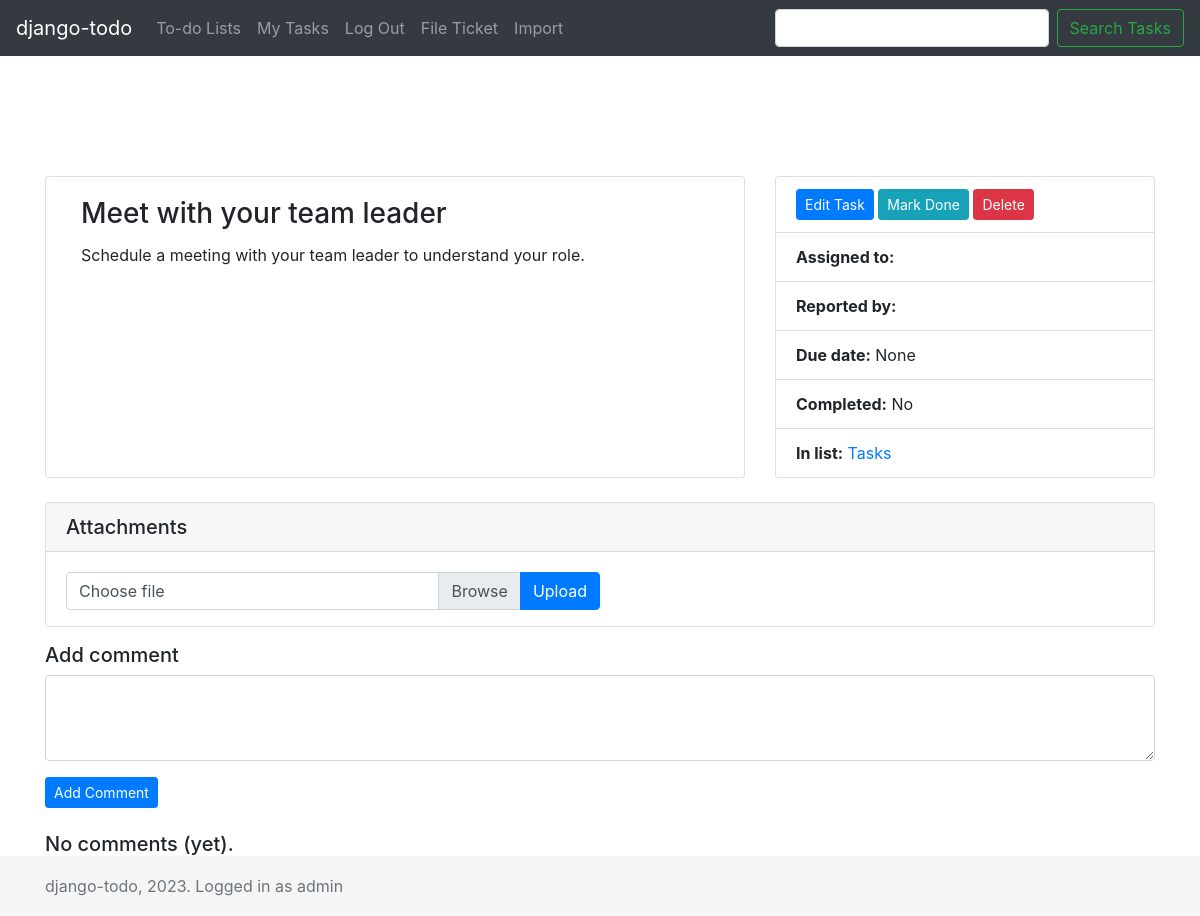
Page /todo/task/5/ (signed in) on the committed database.
### todo/models.py (models this page shows, shortened)
class Task(models.Model):
    title = models.CharField(max_length=140)
    task_list = models.ForeignKey(TaskList, on_delete=models.CASCADE, null=True)
    created_date = models.DateField(default=timezone.now, blank=True, null=True)
    due_date = models.DateField(blank=True, null=True)
    completed = models.BooleanField(default=False)
    completed_date = models.DateField(blank=True, null=True)
    created_by = models.ForeignKey(
        settings.AUTH_USER_MODEL,
        null=True,
        blank=True,
        related_name="todo_created_by",
        on_delete=models.CASCADE,
    )
    assigned_to = models.ForeignKey(
        settings.AUTH_USER_MODEL,
        blank=True,
        null=True,
        related_name="todo_assigned_to",
        on_delete=models.CASCADE,
    )
    note = models.TextField(blank=True, null=True)
    priority = models.PositiveIntegerField(blank=True, null=True)
    def __str__(self):
        return self.title
    class Meta:
        ordering = ["priority", "created_date"]

class TaskList(models.Model):
    name = models.CharField(max_length=60)
    slug = models.SlugField(default="")
    group = models.ForeignKey(Group, on_delete=models.CASCADE)
    def __str__(self):
        return self.name
    class Meta:
        ordering = ["name"]
        verbose_name_plural = "Task Lists"
        unique_together = ("group", "slug")

### todo/views/task_detail.py (the view, shortened to what this page needs)
# urls.py: path("task/<int:task_id>/", views.task_detail, name="task_detail"),
@login_required
def task_detail(request, task_id: int) -> HttpResponse:
    task = get_object_or_404(Task, pk=task_id)
    comment_list = Comment.objects.filter(task=task_id).order_by("-date")
    if not user_can_read_task(task, request.user):
        raise PermissionDenied
    if not HAS_TASK_MERGE:
        merge_form = None
    else:
        class MergeForm(forms.Form):
            merge_target = forms.ModelChoiceField(
                queryset=Task.objects.all(),
                widget=autocomplete.ModelSelect2(
                    url=reverse("todo:task_autocomplete", kwargs={"task_id": task_id})
                ),
            )
        if not request.POST.get("merge_task_into"):
            merge_form = MergeForm()
    handle_add_comment(request, task)
    if not request.POST.get("add_edit_task"):
        form = AddEditTaskForm(request.user, instance=task, initial={"task_list": task.task_list})
    if request.POST.get("toggle_done"):
        results_changed = toggle_task_completed(task.id)
        if results_changed:
            messages.success(request, f"Changed completion status for task {task.id}")
        return redirect("todo:task_detail", task_id=task.id)
    if task.due_date:
        thedate = task.due_date
    else:
        thedate = datetime.datetime.now()
    context = {
        "task": task,
        "comment_list": comment_list,
        "form": form,
        "merge_form": merge_form,
        "thedate": thedate,
        "comment_classes": defaults("TODO_COMMENT_CLASSES"),
        "attachments_enabled": defaults("TODO_ALLOW_FILE_ATTACHMENTS"),
    }
    return render(request, "todo/task_detail.html", context)

### todo/forms.py (shortened to what this page needs)
class AddEditTaskForm(ModelForm):
    def __init__(self, user, *args, **kwargs):
        super().__init__(*args, **kwargs)
        task_list = kwargs.get("initial").get("task_list")
        members = task_list.group.user_set.all()
        self.fields["assigned_to"].queryset = members
        self.fields["assigned_to"].label_from_instance = lambda obj: "%s (%s)" % (
            obj.get_full_name(),
            obj.username,
        )
        self.fields["assigned_to"].widget.attrs = {
            "id": "id_assigned_to",
            "class": "custom-select mb-3",
            "name": "assigned_to",
        }
        self.fields["task_list"].value = kwargs["initial"]["task_list"].id
    due_date = forms.DateField(widget=forms.DateInput(attrs={"type": "date"}), required=False)
    title = forms.CharField(widget=forms.widgets.TextInput())
    note = forms.CharField(widget=forms.Textarea(), required=False)
    completed = forms.BooleanField(required=False)
    class Meta:
        model = Task
        exclude = []

### todo/views/task_detail.py
        class MergeForm(forms.Form):
            merge_target = forms.ModelChoiceField(
                queryset=Task.objects.all(),
                widget=autocomplete.ModelSelect2(
                    url=reverse("todo:task_autocomplete", kwargs={"task_id": task_id})
                ),
            )

### todo/defaults.py (called while the page is built)
def defaults(key: str):
    if hasattr(settings, key):
        val = getattr(settings, key)
    else:
        val = hash.get(key)
    return val

### todo/utils.py (called while the page is built)
def user_can_read_task(task, user):
    return task.task_list.group in user.groups.all() or user.is_superuser

### todo/views/task_detail.py (called while the page is built, shortened)
def handle_add_comment(request, task):
    if not request.POST.get("add_comment"):
        return

### todo/templates/todo/task_detail.html (shortened to what this page needs)
{% extends "todo/base.html" %}
{% block content %}
  <div class="card-deck">
    <div class="card col-sm-8">
      <div class="card-body">
        <h3 class="card-title">{{ task.title }}</h3>
        {% if task.note %}
        <div class="card-text">{{ task.note|safe|urlize|linebreaks }}</div>
        {% endif %}
      </div>
    </div>
    <div class="card col-sm-4 p-0">
      <ul class="list-group list-group-flush">
        <li class="list-group-item">
          <button
            class="btn btn-sm btn-primary"
            id="EditTaskButton"
            type="button"
            data-toggle="collapse"
            data-target="#TaskEdit">
            Edit Task
          </button>
          <form method="post" action="{% url "todo:task_toggle_done" task.id %}" role="form" class="d-inline">
            <div style="display:inline;">
              <button class="btn btn-info btn-sm" type="submit" name="toggle_done">
                {% if task.completed %} Mark Not Done {% else %} Mark Done {% endif %}
              </button>
            </div>
          </form>
          <form method="post" action="{% url "todo:delete_task" task.id %}" role="form" class="d-inline">
            <div style="display:inline;">
              <button class="btn btn-danger btn-sm" type="submit" onclick="return confirm('Are you sure you want to delete this task?');" name="submit_delete">
                Delete
              </button>
            </div>
          </form>
        </li>
        <li class="list-group-item">
          <strong>Assigned to:</strong>
        </li>
        <li class="list-group-item">
          <strong>Reported by:</strong> {{ task.created_by.get_full_name }}
        </li>
        <li class="list-group-item">
          <strong>Due date:</strong> {{ task.due_date }}
        </li>
        {% if task.completed %}
          <li class="list-group-item">
            <strong>Completed on:</strong> {{ task.completed_date}}
          </li>
        {% else %}
          <li class="list-group-item">
            <strong>Completed:</strong> {{ task.completed|yesno:"Yes,No" }}
          </li>
        {% endif %}
        <li class="list-group-item">
          <strong>In list:</strong>
          <a href="{% url 'todo:list_detail' task.task_list.id task.task_list.slug %}">
            {{ task.task_list }}
          </a>
        </li>
      </ul>
    </div>
  </div>
{% if attachments_enabled %}
  <div class="card mt-4">
    <h5 class="card-header">
      Attachments
    </h5>
    <div class="card-body pb-0">
      <form method="POST" action="" enctype="multipart/form-data" style="width:50%;">
        <div class="input-group mb-3">
          <div class="custom-file">
            <label class="custom-file-label" for="attachment_file_input">Choose file</label>
          </div>
          <div class="input-group-append">
            <button class="btn btn-primary">Upload</button>
          </div>
        </div>
      </form>
    </div>
  </div>
{% endif %}
  <div class="mt-3">
    <h5>Add comment</h5>
    <form action="" method="post">
      <div class="form-group">
        <textarea class="form-control" name="comment-body" rows="3" required></textarea>
      </div>
      <input class="btn btn-sm btn-primary" type="submit" name="add_comment" value="Add Comment">
    </form>
  </div>
  <div class="task_comments mt-4">
    {% if comment_list %}
      <h5>Comments on this task</h5>
      {% for comment in comment_list %}
      <div class="mb-3 card">
        <div class="card-header">
          <div class="float-left">
            {% if comment.email_message_id %}
            <span class="badge badge-warning">email</span>
            {% endif %}
            {{ comment.author_text }}
          </div>
          <span class="float-right d-inline-block text-muted">
            {{ comment.date|date:"F d Y P" }}
          </span>
        </div>
        <div class="{{ comment_classes | join:" " }} card-body">
          {{ comment.body|safe|urlize|linebreaks }}
        </div>
      </div>
      {% endfor %}
    {% else %}
        <h5>No comments (yet).</h5>
    {% endif %}
  </div>
{% endblock %}

### todo/templates/base.html (shortened to what this page needs)
{% load static %}
<!doctype html>
<html lang="en">
  <head>
    <link rel="stylesheet" href="https://maxcdn.bootstrapcdn.com/bootstrap/4.0.0/css/bootstrap.min.css">
    <link href="/static/css/sticky-footer-navbar.css" rel="stylesheet">
  </head>
  <body>
    <header style="margin-bottom:100px">
      <nav class="navbar navbar-expand-md navbar-dark fixed-top bg-dark">
        <a class="navbar-brand" href="/">django-todo</a>
        <div class="collapse navbar-collapse" id="navbarCollapse">
          <ul class="navbar-nav mr-auto">
            {% if user.is_authenticated %}
              <li class="nav-item"><a href="{% url 'todo:lists' %}" class="nav-link">To-do Lists</a></li>
              <li class="nav-item"><a href="{% url 'todo:mine' %}" class="nav-link">My Tasks</a></li>
              <li class="nav-item"><a href="{% url 'todo:logout' %}" class="nav-link">Log Out</a></li>
              <li class="nav-item"><a href="{% url 'todo:external_add' %}" class="nav-link">File Ticket</a></li>
              <li class="nav-item"><a href="{% url 'todo:import_csv' %}" class="nav-link">Import</a></li>
            {% else %}
              {% comment %} <li class="nav-item"><a href="{% url 'login' %}" class="nav-link">Log In</a></li> {% endcomment %}
            {% endif %}
          </ul>
          {% if user.is_authenticated %}
      		  <form class="form-inline mt-2 mt-md-0" action="{% url 'todo:search' %}" method="get" placeholder="Search" aria-label="Search">
              <input type="text" name="q" value="" class="form-control mr-sm-2" id="q">
              <input type="submit" value="Search Tasks" class="btn btn-outline-success my-2 my-sm-0">
            </form>
          {% endif %}
        </div>
      </nav>
    </header>
    <main role="main" class="container" >
      {% block content %}{% endblock %}
    </main>
    <footer class="footer">
      <div class="container">
        <span class="text-muted">
          django-todo, {% now "Y" %}.
          {% if user.is_authenticated %}Logged in as {{ user.username }}{% endif %}</span>
      </div>
    </footer>
  </body>
</html>

### todo/static/todo/css/sticky-footer-navbar.css (style rules this page uses)
html { position: relative; min-height: 100%; }
body { margin-bottom: 60px; }
.footer { position: absolute; bottom: 0; width: 100%; height: 60px; line-height: 60px; background-color: #f5f5f5; }
body > .container { padding: 60px 15px 0; }
.footer > .container { padding-right: 15px; padding-left: 15px; }

### rows in the picture
Task: title "Meet with your team leader", note "Schedule a meeting with your team leader to understand your role.", due_date "None", completed "No", task_list "Tasks"

### other values in the picture
{{ user.username }} "admin"
